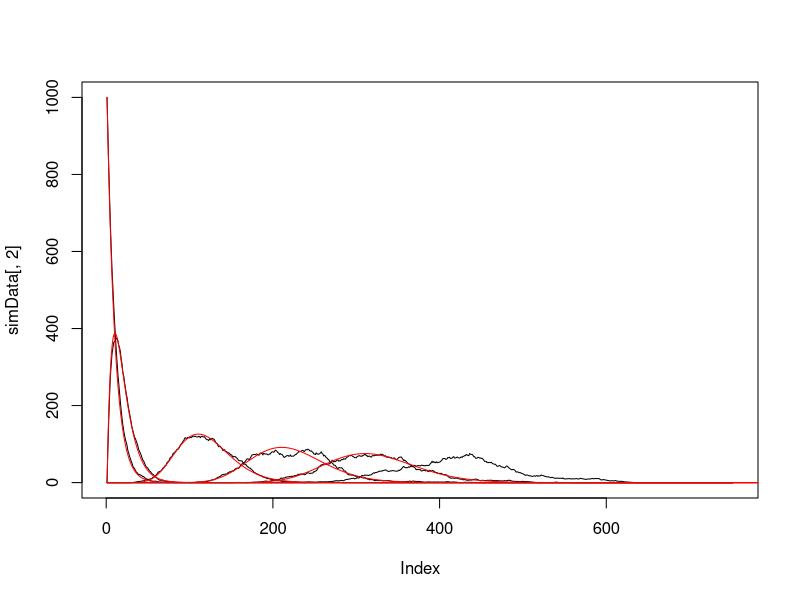

Write the R code that produced this figure.
rm(list=ls())
library(ggplot2)

mesh = read.table("mesh.txt", sep = "\t", head = F)
mut = read.table("mut.txt", sep = "\t", head = F)
mutD = read.table("mutD.txt", sep = "\t", head = F)
mutD2 = read.table("mutD2.txt", sep= "\t", head = F)
f = read.table("f.txt", sep="\t", head = F)

simData = read.csv("1790599216416588_Populations.txt", sep = "\t", head = F)

V1Diff = simData[,2]/1000 - mesh[1:nrow(simData),1]
V2Diff = simData[,3]/1000 - mesh[1:nrow(simData),2]
V3Diff = simData[,4]/1000 - mesh[1:nrow(simData),3]

plot(simData[,2], type="l")
matplot(simData[,3], type="l", add = T)
matplot(simData[,13], type="l", add = T)
matplot(simData[,23], type="l", add = T)
matplot(simData[,33], type="l", add = T)
matplot(simData[,43], type="l", add = T)
matplot(mesh[,1,]*1000, type = "l", add=T, col="red")
matplot(mesh[,2]*1000, type="l", add = T, col = "red")
matplot(mesh[,12]*1000, type="l", add = T, col = "red")
matplot(mesh[,22]*1000, type="l", add = T, col = "red")
matplot(mesh[,32]*1000, type="l", add = T, col = "red")





errors = 0 
i =1 
while( i < 50){

	errors = c(errors, simData[,i+1]/1000 - mesh[1:nrow(simData), i])
	
	i = i + 1
}
